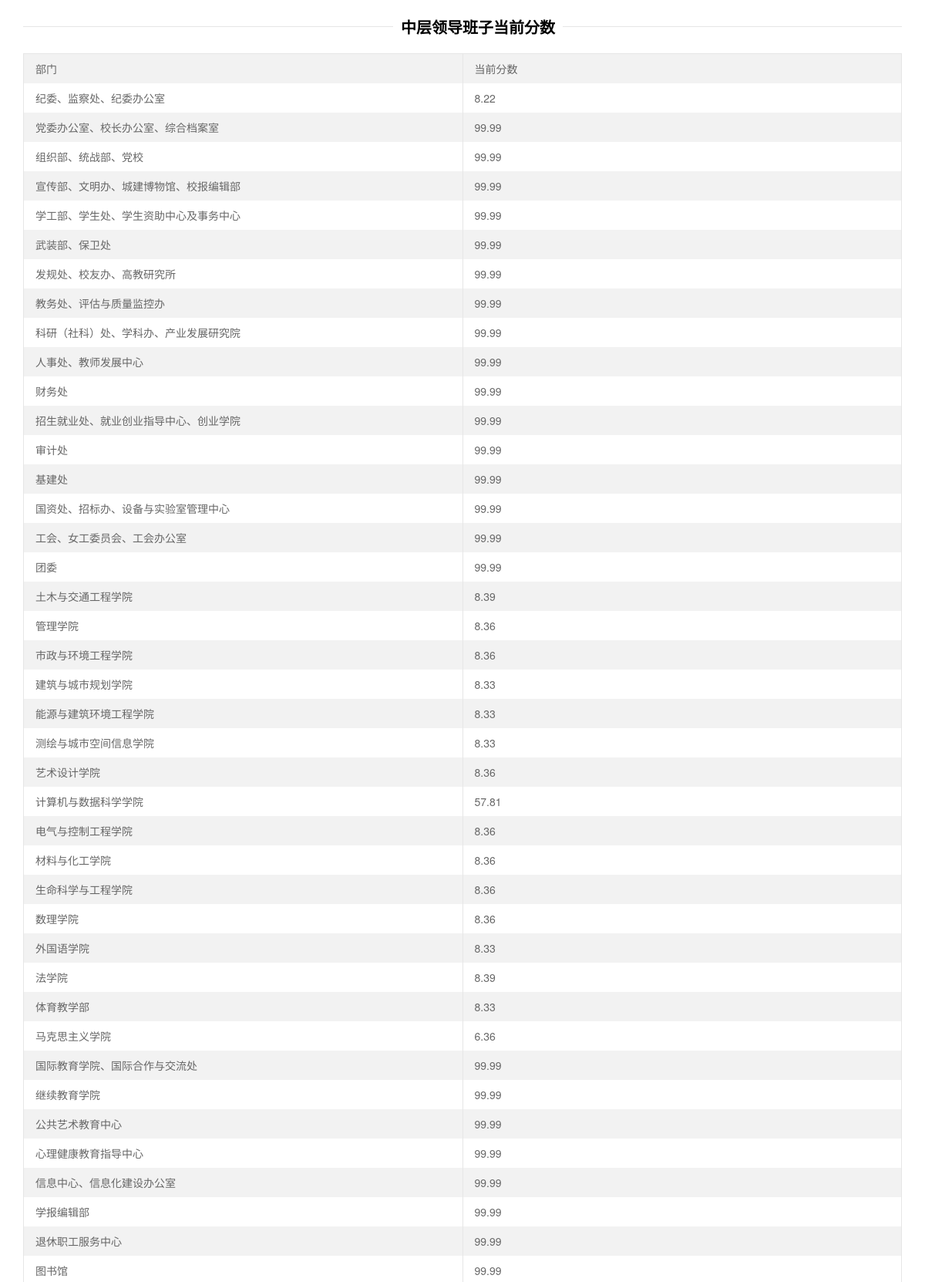
Screenshot of /pages/admin/grades_view/get_dept_grade.php (signed in, upper part) with the database file from the repository.
### tables this page shows
CREATE TABLE `bz_grade_472739` (
  `ID` int(11) NOT NULL AUTO_INCREMENT,
  `DeptID` int(11) DEFAULT NULL,
  `grade` float(4,2) unsigned zerofill NOT NULL,
  PRIMARY KEY (`ID`) USING BTREE
);

CREATE TABLE `deptinfo` (
  `DeptID` int(11) NOT NULL AUTO_INCREMENT,
  `DeptName` varchar(50) NOT NULL,
  `DeptMemo` varchar(255) NOT NULL,
  `gbnumb` int(11) DEFAULT NULL,
  `jgnumb` int(11) DEFAULT NULL,
  `IsBanned` tinyint(1) DEFAULT NULL,
  PRIMARY KEY (`DeptID`) USING BTREE,
  KEY `DeptName` (`DeptName`) USING BTREE
);

### pages/admin/grades_view/get_dept_grade.php (the view, shortened to what this page needs)
<?php require_once('../../../Connections/connjxkh.php'); ?>
<!DOCTYPE html PUBLIC "-//W3C//DTD XHTML 1.0 Transitional//EN"
        "http://www.w3.org/TR/xhtml1/DTD/xhtml1-transitional.dtd">
<html xmlns="http://www.w3.org/1999/xhtml">
<head>
<link rel="stylesheet" href="../../../lib/layui245/css/layui.css"  media="all">
</head>
<body class="layui-main ">
<div class="layui-form">
<form class="layui-form"action="outExcel.php" method="post"  id="excelfromtable">
<fieldset class="layui-elem-field layui-field-title" style="margin-top: 20px;">
  <legend align="center"><b>中层领导班子当前分数</b></legend>
</fieldset>
<table class="layui-table" lay-even="" lay-skin="row" id="tablelist">
  <colgroup>
    <col width="200">
    <col width="200">
    <col>
  </colgroup>
  <thead>
    <tr>
            <td>部门</td>
            <td>当前分数</td>
    </tr>
  </thead>
  <tbody>
    <?php
$sql1="select RecordCode from voterecord where khtype=1";
$rs = mysql_fetch_assoc(mysql_query($sql1, $connjxkh));
$tableName="bz_grade_".$rs['RecordCode'];
$sql = "SELECT * from ".$tableName;
$result =mysql_query($sql, $connjxkh);
    while($row=mysql_fetch_row($result)){
          echo "<tr>";
          $sqlinfo = "select DeptName from deptinfo where DeptID = ".$row[1];
          $rs2 = mysql_fetch_assoc(mysql_query($sqlinfo, $connjxkh));
          echo "<td>".$rs2['DeptName']."</td>";
          echo "<td>".$row[2]."</td></tr>";
    }
?>
</table>
</div>
</body>
</html>

### rows the page displays
bz_grade_472739: DeptID.DeptName "纪委、监察处、纪委办公室", grade "8.22"
bz_grade_472739: DeptID.DeptName "党委办公室、校长办公室、综合档案室", grade "99.99"
bz_grade_472739: DeptID.DeptName "组织部、统战部、党校", grade "99.99"
bz_grade_472739: DeptID.DeptName "宣传部、文明办、城建博物馆、校报编辑部", grade "99.99"
bz_grade_472739: DeptID.DeptName "学工部、学生处、学生资助中心及事务中心", grade "99.99"
bz_grade_472739: DeptID.DeptName "武装部、保卫处", grade "99.99"
bz_grade_472739: DeptID.DeptName "发规处、校友办、高教研究所", grade "99.99"
bz_grade_472739: DeptID.DeptName "教务处、评估与质量监控办", grade "99.99"
bz_grade_472739: DeptID.DeptName "科研（社科）处、学科办、产业发展研究院", grade "99.99"
bz_grade_472739: DeptID.DeptName "人事处、教师发展中心", grade "99.99"
bz_grade_472739: DeptID.DeptName "财务处", grade "99.99"
bz_grade_472739: DeptID.DeptName "招生就业处、就业创业指导中心、创业学院", grade "99.99"
bz_grade_472739: DeptID.DeptName "审计处", grade "99.99"
bz_grade_472739: DeptID.DeptName "基建处", grade "99.99"
bz_grade_472739: DeptID.DeptName "国资处、招标办、设备与实验室管理中心", grade "99.99"
bz_grade_472739: DeptID.DeptName "工会、女工委员会、工会办公室", grade "99.99"
bz_grade_472739: DeptID.DeptName "团委", grade "99.99"
bz_grade_472739: DeptID.DeptName "土木与交通工程学院", grade "8.39"
bz_grade_472739: DeptID.DeptName "管理学院", grade "8.36"
bz_grade_472739: DeptID.DeptName "市政与环境工程学院", grade "8.36"
bz_grade_472739: DeptID.DeptName "建筑与城市规划学院", grade "8.33"
bz_grade_472739: DeptID.DeptName "能源与建筑环境工程学院", grade "8.33"
bz_grade_472739: DeptID.DeptName "测绘与城市空间信息学院", grade "8.33"
bz_grade_472739: DeptID.DeptName "艺术设计学院", grade "8.36"
bz_grade_472739: DeptID.DeptName "计算机与数据科学学院", grade "57.81"
bz_grade_472739: DeptID.DeptName "电气与控制工程学院", grade "8.36"
bz_grade_472739: DeptID.DeptName "材料与化工学院", grade "8.36"
bz_grade_472739: DeptID.DeptName "生命科学与工程学院", grade "8.36"
bz_grade_472739: DeptID.DeptName "数理学院", grade "8.36"
bz_grade_472739: DeptID.DeptName "外国语学院", grade "8.33"
bz_grade_472739: DeptID.DeptName "法学院", grade "8.39"
bz_grade_472739: DeptID.DeptName "体育教学部", grade "8.33"
bz_grade_472739: DeptID.DeptName "马克思主义学院", grade "6.36"
bz_grade_472739: DeptID.DeptName "国际教育学院、国际合作与交流处", grade "99.99"
bz_grade_472739: DeptID.DeptName "继续教育学院", grade "99.99"
bz_grade_472739: DeptID.DeptName "公共艺术教育中心", grade "99.99"
bz_grade_472739: DeptID.DeptName "心理健康教育指导中心", grade "99.99"
bz_grade_472739: DeptID.DeptName "信息中心、信息化建设办公室", grade "99.99"
bz_grade_472739: DeptID.DeptName "学报编辑部", grade "99.99"
bz_grade_472739: DeptID.DeptName "退休职工服务中心", grade "99.99"
bz_grade_472739: DeptID.DeptName "图书馆", grade "99.99"
